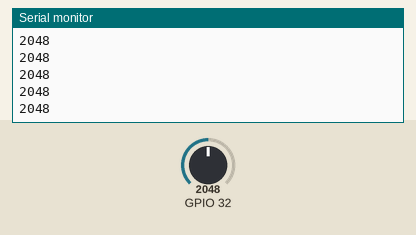
Simulated run of this sketch. Board: ESP32. On the bench: the last lines printed to the serial monitor. The inputs (shaded band) are chosen by the test bench; at power-on: GPIO 32 = 2048. WiFi joins after 1.5 s; servers stay silent unless stated.

Above: at 2.7 s.
2.8 s: GPIO 32 set to 2866
At 3.18 s:
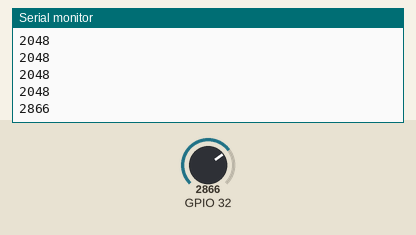
4.3 s: GPIO 32 set to 3603
At 4.44 s:
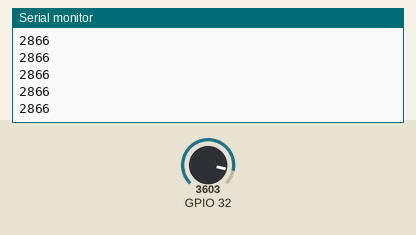
Timing chart, 0 to 7.3 s (numbered marks = the images above; inputs shaded):
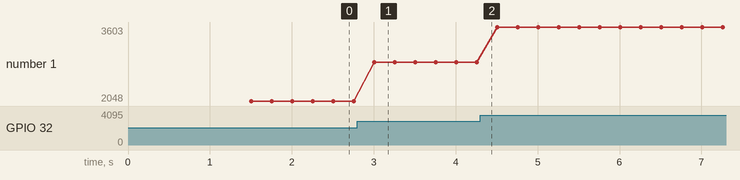

The sketch:

esp32_firebase.ino
```cpp
#include <WiFi.h>
#include <FirebaseESP32.h>


#define FIREBASE_HOST "https://seai-database.firebaseio.com/"
#define FIREBASE_AUTH "K4FnftisHj97VFoelJ7bFtZme0Q18o7GVlPlT8FQ"
#define WIFI_SSID "SSID"
#define WIFI_PASSWORD "PASSWORD"


//Define FirebaseESP32 data object
FirebaseData firebaseData;
FirebaseJson json;
int Vresistor = GPIO_NUM_32; //potenciometro de teste. Ignorar.

// Fake Data         DÁ ERRO QUANDO DECLARO COMO FLOAT... a DB NAO ACEITA FLOATS?
 String api_key = "SeaiHRules";
 int temp = 20.0;
 int hum = 5; //No clue
 int noise = 60;
 int wind_speed = 20;
 int voltage = 3.2;

void setup()
{

  Serial.begin(921600);

 pinMode(32, INPUT);


  WiFi.begin(WIFI_SSID, WIFI_PASSWORD);
  Serial.print("Connecting to Wi-Fi");
  while (WiFi.status() != WL_CONNECTED)
  {
    Serial.print(".");
    delay(300);
  }
  Serial.println();
  Serial.print("Connected with IP: ");
  Serial.println(WiFi.localIP());
  Serial.println();

  Firebase.begin(FIREBASE_HOST, FIREBASE_AUTH);
  Firebase.reconnectWiFi(true);

  //Set database read timeout to 1 minute (max 15 minutes)
  Firebase.setReadTimeout(firebaseData, 1000 * 60);
  //tiny, small, medium, large and unlimited.
  //Size and its write timeout e.g. tiny (1s), small (10s), medium (30s) and large (60s).
  Firebase.setwriteSizeLimit(firebaseData, "tiny");

  /*
  This option allows get and delete functions (PUT and DELETE HTTP requests) works for device connected behind the
  Firewall that allows only GET and POST requests.

  Firebase.enableClassicRequest(firebaseData, true);
  */

  //String path = "/data";


  Serial.println("------------------------------------");
  Serial.println("Connected...");

}

void loop()
{
 int Vrdata = analogRead(32); //Vrdata = analogRead(Vresistor);
 int Sdata = map(Vrdata,0,4095,0,1000);
 Serial.println(Vrdata); //Serial.println(Sdata);
delay(100);
  json.set("/data", Sdata);
  json.set("/Temperature", temp);
  json.set("/Humidity", hum);
  json.set("/Noise", noise);
  json.set("/Wind Speed", wind_speed);
  Firebase.updateNode(firebaseData,"/Sensor",json);
}
```

Measured:
- after the input at 2.8 s, the serial monitor: prints a new line after 0.20 s (image 1)
- plotted number 1: 2048 → 2866 after the input at 2.8 s, 2866 → 3603 after the input at 4.3 s
